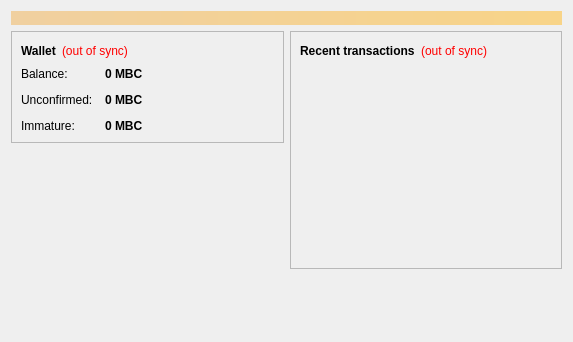
<?xml version="1.0" encoding="UTF-8"?>
<ui version="4.0">
 <class>OverviewPage</class>
 <widget class="QWidget" name="OverviewPage">
  <property name="geometry">
   <rect>
    <x>0</x>
    <y>0</y>
    <width>573</width>
    <height>342</height>
   </rect>
  </property>
  <property name="windowTitle">
   <string>Form</string>
  </property>
  <layout class="QVBoxLayout" name="topLayout">
   <item>
    <widget class="QLabel" name="labelAlerts">
     <property name="visible">
      <bool>false</bool>
     </property>
     <property name="styleSheet">
      <string notr="true">background-color: qlineargradient(x1: 0, y1: 0, x2: 1, y2: 0, stop:0 #F0D0A0, stop:1 #F8D488); color:#000000;</string>
     </property>
     <property name="wordWrap">
      <bool>true</bool>
     </property>
     <property name="margin">
      <number>3</number>
     </property>
    </widget>
   </item>
   <item>
    <layout class="QHBoxLayout" name="horizontalLayout" stretch="1,1">
     <item>
      <layout class="QVBoxLayout" name="verticalLayout_2">
       <item>
        <widget class="QFrame" name="frame">
         <property name="frameShape">
          <enum>QFrame::StyledPanel</enum>
         </property>
         <property name="frameShadow">
          <enum>QFrame::Raised</enum>
         </property>
         <layout class="QVBoxLayout" name="verticalLayout_4">
          <item>
           <layout class="QHBoxLayout" name="horizontalLayout_4">
            <item>
             <widget class="QLabel" name="label_5">
              <property name="font">
               <font>
                <weight>75</weight>
                <bold>true</bold>
               </font>
              </property>
              <property name="text">
               <string>Wallet</string>
              </property>
             </widget>
            </item>
            <item>
             <widget class="QLabel" name="labelWalletStatus">
              <property name="toolTip">
               <string>The displayed information may be out of date. Your wallet automatically synchronizes with the MarioBrosCoin network after a connection is established, but this process has not completed yet.</string>
              </property>
              <property name="styleSheet">
               <string notr="true">QLabel { color: red; }</string>
              </property>
              <property name="text">
               <string notr="true">(out of sync)</string>
              </property>
              <property name="alignment">
               <set>Qt::AlignLeading|Qt::AlignLeft|Qt::AlignVCenter</set>
              </property>
             </widget>
            </item>
            <item>
             <spacer name="horizontalSpacer_2">
              <property name="orientation">
               <enum>Qt::Horizontal</enum>
              </property>
              <property name="sizeHint" stdset="0">
               <size>
                <width>40</width>
                <height>20</height>
               </size>
              </property>
             </spacer>
            </item>
           </layout>
          </item>
          <item>
           <layout class="QFormLayout" name="formLayout_2">
            <property name="fieldGrowthPolicy">
             <enum>QFormLayout::AllNonFixedFieldsGrow</enum>
            </property>
            <property name="horizontalSpacing">
             <number>12</number>
            </property>
            <property name="verticalSpacing">
             <number>12</number>
            </property>
            <item row="0" column="0">
             <widget class="QLabel" name="label">
              <property name="text">
               <string>Balance:</string>
              </property>
             </widget>
            </item>
            <item row="0" column="1">
             <widget class="QLabel" name="labelBalance">
              <property name="font">
               <font>
                <weight>75</weight>
                <bold>true</bold>
               </font>
              </property>
              <property name="cursor">
               <cursorShape>IBeamCursor</cursorShape>
              </property>
              <property name="toolTip">
               <string>Your current balance</string>
              </property>
              <property name="text">
               <string notr="true">0 MBC</string>
              </property>
              <property name="textInteractionFlags">
               <set>Qt::LinksAccessibleByMouse|Qt::TextSelectableByKeyboard|Qt::TextSelectableByMouse</set>
              </property>
             </widget>
            </item>
            <item row="1" column="0">
             <widget class="QLabel" name="label_3">
              <property name="text">
               <string>Unconfirmed:</string>
              </property>
             </widget>
            </item>
            <item row="1" column="1">
             <widget class="QLabel" name="labelUnconfirmed">
              <property name="font">
               <font>
                <weight>75</weight>
                <bold>true</bold>
               </font>
              </property>
              <property name="cursor">
               <cursorShape>IBeamCursor</cursorShape>
              </property>
              <property name="toolTip">
               <string>Total of transactions that have yet to be confirmed, and do not yet count toward the current balance</string>
              </property>
              <property name="text">
               <string notr="true">0 MBC</string>
              </property>
              <property name="textInteractionFlags">
               <set>Qt::LinksAccessibleByMouse|Qt::TextSelectableByKeyboard|Qt::TextSelectableByMouse</set>
              </property>
             </widget>
            </item>
            <item row="2" column="0">
             <widget class="QLabel" name="labelImmatureText">
              <property name="text">
               <string>Immature:</string>
              </property>
             </widget>
            </item>
            <item row="2" column="1">
             <widget class="QLabel" name="labelImmature">
              <property name="font">
               <font>
                <weight>75</weight>
                <bold>true</bold>
               </font>
              </property>
              <property name="toolTip">
               <string>Mined balance that has not yet matured</string>
              </property>
              <property name="text">
               <string notr="true">0 MBC</string>
              </property>
              <property name="textInteractionFlags">
               <set>Qt::LinksAccessibleByMouse|Qt::TextSelectableByKeyboard|Qt::TextSelectableByMouse</set>
              </property>
             </widget>
            </item>
           </layout>
          </item>
         </layout>
        </widget>
       </item>
       <item>
        <spacer name="verticalSpacer">
         <property name="orientation">
          <enum>Qt::Vertical</enum>
         </property>
         <property name="sizeHint" stdset="0">
          <size>
           <width>20</width>
           <height>40</height>
          </size>
         </property>
        </spacer>
       </item>
      </layout>
     </item>
     <item>
      <layout class="QVBoxLayout" name="verticalLayout_3">
       <item>
        <widget class="QFrame" name="frame_2">
         <property name="frameShape">
          <enum>QFrame::StyledPanel</enum>
         </property>
         <property name="frameShadow">
          <enum>QFrame::Raised</enum>
         </property>
         <layout class="QVBoxLayout" name="verticalLayout">
          <item>
           <layout class="QHBoxLayout" name="horizontalLayout_2">
            <item>
             <widget class="QLabel" name="label_4">
              <property name="text">
               <string>&lt;b&gt;Recent transactions&lt;/b&gt;</string>
              </property>
             </widget>
            </item>
            <item>
             <widget class="QLabel" name="labelTransactionsStatus">
              <property name="toolTip">
               <string>The displayed information may be out of date. Your wallet automatically synchronizes with the MarioBrosCoin network after a connection is established, but this process has not completed yet.</string>
              </property>
              <property name="styleSheet">
               <string notr="true">QLabel { color: red; }</string>
              </property>
              <property name="text">
               <string notr="true">(out of sync)</string>
              </property>
              <property name="alignment">
               <set>Qt::AlignRight|Qt::AlignTrailing|Qt::AlignVCenter</set>
              </property>
             </widget>
            </item>
            <item>
             <spacer name="horizontalSpacer">
              <property name="orientation">
               <enum>Qt::Horizontal</enum>
              </property>
              <property name="sizeHint" stdset="0">
               <size>
                <width>40</width>
                <height>20</height>
               </size>
              </property>
             </spacer>
            </item>
           </layout>
          </item>
          <item>
           <widget class="QListView" name="listTransactions">
            <property name="styleSheet">
             <string notr="true">QListView { background: transparent; }</string>
            </property>
            <property name="frameShape">
             <enum>QFrame::NoFrame</enum>
            </property>
            <property name="verticalScrollBarPolicy">
             <enum>Qt::ScrollBarAlwaysOff</enum>
            </property>
            <property name="horizontalScrollBarPolicy">
             <enum>Qt::ScrollBarAlwaysOff</enum>
            </property>
            <property name="selectionMode">
             <enum>QAbstractItemView::NoSelection</enum>
            </property>
           </widget>
          </item>
         </layout>
        </widget>
       </item>
       <item>
        <spacer name="verticalSpacer_2">
         <property name="orientation">
          <enum>Qt::Vertical</enum>
         </property>
         <property name="sizeHint" stdset="0">
          <size>
           <width>20</width>
           <height>40</height>
          </size>
         </property>
        </spacer>
       </item>
      </layout>
     </item>
    </layout>
   </item>
  </layout>
 </widget>
 <resources/>
 <connections/>
</ui>
